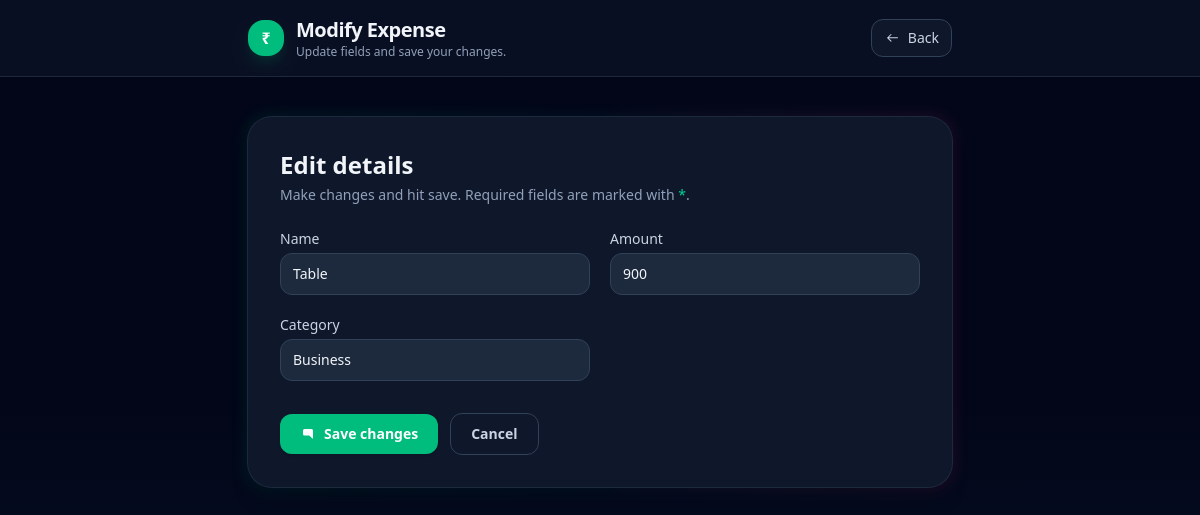
The page /edit/5/ on the database its author committed.
### myapp/models.py (models this page shows, shortened)
class Expense(models.Model):
    name = models.CharField(max_length=200)
    amount = models.IntegerField()
    category = models.CharField()
    date = models.DateField(auto_now=True)

### myapp/views.py (the view)
# urls.py: path('edit/<int:id>/',views.edit,name='edit'),
def edit(request,id):
    expense= Expense.objects.get(id=id)
    expense_form = ExpenseForm(instance=expense)
    if request.method=="POST":
        form = ExpenseForm(request.POST,instance=expense)
        if form.is_valid():
            form.save()
            return redirect('index')
    return render(request,'myapp/modern-edit.html',{'expense_form':expense_form})

### myapp/forms.py
class ExpenseForm(ModelForm):
    class Meta:
        model = Expense
        fields = ('name','amount','category')

### myapp/templates/myapp/modern-edit.html (shortened to what this page needs)
{% extends 'myapp/base.html' %} {% block body %}
<div
  class="min-h-screen w-full bg-gradient-to-b from-slate-950 via-slate-950 to-slate-900 text-slate-100"
>
  <header
    class="border-b border-slate-800 sticky top-0 z-30 backdrop-blur supports-[backdrop-filter]:bg-slate-900/60 bg-slate-900/80"
  >
    <div
      class="mx-auto max-w-3xl px-4 sm:px-6 lg:px-8 py-4 flex items-center justify-between"
    >
      <div class="flex items-center gap-3">
        <div
          class="h-9 w-9 rounded-2xl bg-emerald-500 shadow-lg shadow-emerald-900/40 flex items-center justify-center text-white font-bold"
        >
          ₹
        </div>
        <div>
          <h1 class="text-xl font-bold tracking-tight">Modify Expense</h1>
          <p class="text-xs text-slate-400">
            Update fields and save your changes.
          </p>
        </div>
      </div>
      <div class="hidden sm:block">
        <button
          type="button"
          onclick="history.back()"
          class="inline-flex items-center gap-2 rounded-xl border border-slate-700 bg-slate-900 px-3 py-2 text-sm text-slate-300 hover:bg-slate-800"
        >
          <svg
            xmlns="http://www.w3.org/2000/svg"
            viewBox="0 0 24 24"
            fill="currentColor"
            class="w-4 h-4"
          >
            <path
              d="M10.5 6a.75.75 0 0 1 .53 1.28L7.31 11H20.25a.75.75 0 0 1 0 1.5H7.31l3.72 3.72a.75.75 0 1 1-1.06 1.06l-5-5a.75.75 0 0 1 0-1.06l5-5A.75.75 0 0 1 10.5 6Z"
            />
          </svg>
          Back
        </button>
      </div>
    </div>
  </header>
  <main class="mx-auto max-w-3xl px-4 sm:px-6 lg:px-8 py-10">
    <div class="relative">
      <div
        class="relative bg-slate-900 ring-1 ring-slate-800 rounded-3xl p-6 sm:p-8 shadow-xl"
      >
        <div class="flex items-start justify-between gap-4 mb-6">
          <div>
            <h2 class="text-2xl font-semibold">Edit details</h2>
            <p class="mt-1 text-sm text-slate-400">
              Make changes and hit save. Required fields are marked with
              <span class="text-emerald-400">*</span>.
            </p>
          </div>
        </div>
        <form action="" method="POST" class="space-y-6">
          <div class="grid grid-cols-1 sm:grid-cols-2 gap-5">
            {% for field in expense_form %}
            <div>
              <label
                for="{{ field.id_for_label }}"
                class="block text-sm font-medium text-slate-300 mb-1"
                >{{ field.label }}</label
              >
              {{ field }}
            </div>
            {% endfor %}
          </div>
          <div
            class="flex flex-col sm:flex-row items-stretch sm:items-center gap-3 pt-2"
          >
            <button
              type="submit"
              class="inline-flex justify-center items-center gap-2 rounded-xl bg-emerald-500 px-5 py-2.5 text-sm font-semibold text-white shadow hover:bg-emerald-600 focus:outline-none focus:ring-2 focus:ring-emerald-500"
            >
              <svg
                xmlns="http://www.w3.org/2000/svg"
                viewBox="0 0 24 24"
                fill="currentColor"
                class="w-4 h-4"
              >
                <path
                  d="M4.5 6.75A2.25 2.25 0 0 1 6.75 4.5h10.5a2.25 2.25 0 0 1 2.25 2.25V18a.75.75 0 0 1-1.28.53l-3.97-3.97a.75.75 0 0 0-.53-.22H6.75a2.25 2.25 0 0 1-2.25-2.25V6.75Z"
                />
              </svg>
              Save changes
            </button>
            <button
              type="button"
              onclick="history.back()"
              class="inline-flex justify-center items-center gap-2 rounded-xl border border-slate-700 bg-slate-900 px-5 py-2.5 text-sm font-semibold text-slate-300 hover:bg-slate-800"
            >
              Cancel
            </button>
          </div>
        </form>
      </div>
    </div>
  </main>
</div>
{% endblock %}

### rows shown on the page
Expense: expense_form "Table" "900" "Business"

### other values the page prints
{{ field.label }} "Name" "Amount" "Category"
